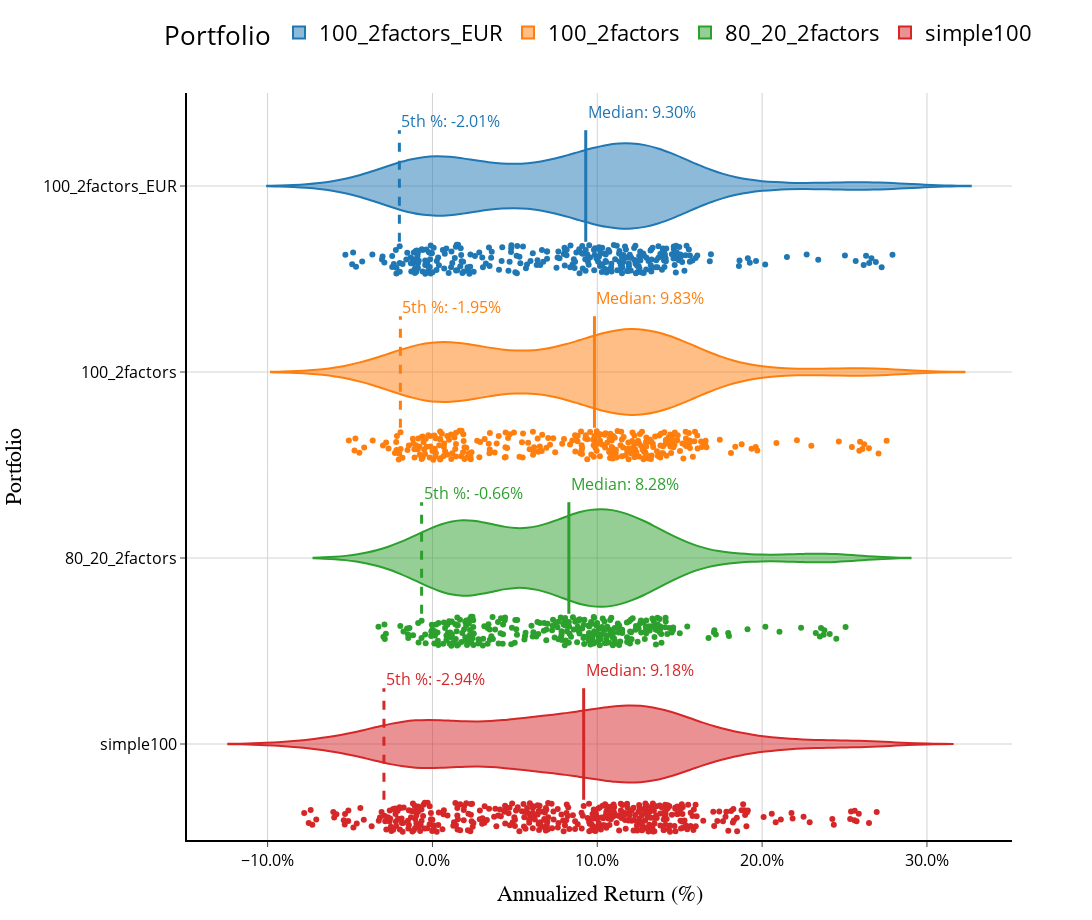

Notebook cell for this chart:
### Code cell
plot_return_distributions_streamlit(final_results)

### Figure 1 — Plotly figure (JSON) as saved in the notebook; plotly's stock layout.template omitted (floating-point values rounded to 4 significant figures; data arrays with more than 128 entries replaced by an {"elided": "..."} marker saying what was removed)
{"data": [{"alignmentgroup": "True", "box": {"visible": false}, "hoveron": "points+kde", "hovertemplate": "Portfolio=%{y}<br>Return=%{x}<extra></extra>", "legendgroup": "100_2factors_EUR", "marker": {"color": "#1f77b4"}, "name": "100_2factors_EUR", "offsetgroup": "100_2factors_EUR", "orientation": "h", "points": "all", "scalegroup": "True", "showlegend": true, "type": "violin", "x": {"elided": "299 float values"}, "x0": " ", "xaxis": "x", "y": {"elided": "299 str values"}, "y0": " ", "yaxis": "y"}, {"alignmentgroup": "True", "box": {"visible": false}, "hoveron": "points+kde", "hovertemplate": "Portfolio=%{y}<br>Return=%{x}<extra></extra>", "legendgroup": "100_2factors", "marker": {"color": "#ff7f0e"}, "name": "100_2factors", "offsetgroup": "100_2factors", "orientation": "h", "points": "all", "scalegroup": "True", "showlegend": true, "type": "violin", "x": {"elided": "299 float values"}, "x0": " ", "xaxis": "x", "y": {"elided": "299 str values"}, "y0": " ", "yaxis": "y"}, {"alignmentgroup": "True", "box": {"visible": false}, "hoveron": "points+kde", "hovertemplate": "Portfolio=%{y}<br>Return=%{x}<extra></extra>", "legendgroup": "80_20_2factors", "marker": {"color": "#2ca02c"}, "name": "80_20_2factors", "offsetgroup": "80_20_2factors", "orientation": "h", "points": "all", "scalegroup": "True", "showlegend": true, "type": "violin", "x": {"elided": "299 float values"}, "x0": " ", "xaxis": "x", "y": {"elided": "299 str values"}, "y0": " ", "yaxis": "y"}, {"alignmentgroup": "True", "box": {"visible": false}, "hoveron": "points+kde", "hovertemplate": "Portfolio=%{y}<br>Return=%{x}<extra></extra>", "legendgroup": "simple100", "marker": {"color": "#d62728"}, "name": "simple100", "offsetgroup": "simple100", "orientation": "h", "points": "all", "scalegroup": "True", "showlegend": true, "type": "violin", "x": {"elided": "417 float values"}, "x0": " ", "xaxis": "x", "y": {"elided": "417 str values"}, "y0": " ", "yaxis": "y"}], "layout": {"annotations": [{"font": {"color": "#d62728", "size": 16}, "showarrow": false, "text": "Median: 9.18%", "x": 0.09175, "xanchor": "left", "y": 0.4}, {"font": {"color": "#d62728", "size": 16}, "showarrow": false, "text": "5th %: -2.94%", "x": -0.02943, "xanchor": "left", "y": 0.35}, {"font": {"color": "#2ca02c", "size": 16}, "showarrow": false, "text": "Median: 8.28%", "x": 0.08276, "xanchor": "left", "y": 1.4}, {"font": {"color": "#2ca02c", "size": 16}, "showarrow": false, "text": "5th %: -0.66%", "x": -0.006582, "xanchor": "left", "y": 1.35}, {"font": {"color": "#ff7f0e", "size": 16}, "showarrow": false, "text": "Median: 9.83%", "x": 0.09829, "xanchor": "left", "y": 2.4}, {"font": {"color": "#ff7f0e", "size": 16}, "showarrow": false, "text": "5th %: -1.95%", "x": -0.01946, "xanchor": "left", "y": 2.35}, {"font": {"color": "#1f77b4", "size": 16}, "showarrow": false, "text": "Median: 9.30%", "x": 0.093, "xanchor": "left", "y": 3.4}, {"font": {"color": "#1f77b4", "size": 16}, "showarrow": false, "text": "5th %: -2.01%", "x": -0.02006, "xanchor": "left", "y": 3.35}], "font": {"color": "black"}, "height": 920, "legend": {"font": {"size": 22}, "orientation": "h", "title": {"text": "Portfolio"}, "tracegroupgap": 0, "x": 0.5, "xanchor": "center", "y": 1.05, "yanchor": "bottom"}, "margin": {"t": 60}, "shapes": [{"line": {"color": "#d62728", "width": 3}, "opacity": 1, "type": "line", "x0": 0.09175, "x1": 0.09175, "xref": "x", "y0": -0.3, "y1": 0.3, "yref": "y"}, {"line": {"color": "#d62728", "dash": "dash", "width": 3}, "opacity": 1, "type": "line", "x0": -0.02943, "x1": -0.02943, "xref": "x", "y0": -0.3, "y1": 0.3, "yref": "y"}, {"line": {"color": "#2ca02c", "width": 3}, "opacity": 1, "type": "line", "x0": 0.08276, "x1": 0.08276, "xref": "x", "y0": 0.7, "y1": 1.3, "yref": "y"}, {"line": {"color": "#2ca02c", "dash": "dash", "width": 3}, "opacity": 1, "type": "line", "x0": -0.006582, "x1": -0.006582, "xref": "x", "y0": 0.7, "y1": 1.3, "yref": "y"}, {"line": {"color": "#ff7f0e", "width": 3}, "opacity": 1, "type": "line", "x0": 0.09829, "x1": 0.09829, "xref": "x", "y0": 1.7, "y1": 2.3, "yref": "y"}, {"line": {"color": "#ff7f0e", "dash": "dash", "width": 3}, "opacity": 1, "type": "line", "x0": -0.01946, "x1": -0.01946, "xref": "x", "y0": 1.7, "y1": 2.3, "yref": "y"}, {"line": {"color": "#1f77b4", "width": 3}, "opacity": 1, "type": "line", "x0": 0.093, "x1": 0.093, "xref": "x", "y0": 2.7, "y1": 3.3, "yref": "y"}, {"line": {"color": "#1f77b4", "dash": "dash", "width": 3}, "opacity": 1, "type": "line", "x0": -0.02006, "x1": -0.02006, "xref": "x", "y0": 2.7, "y1": 3.3, "yref": "y"}], "title": {"text": " "}, "violingap": 0.25, "violinmode": "overlay", "width": 1200, "xaxis": {"anchor": "y", "domain": [0, 1], "gridcolor": "lightgray", "linecolor": "black", "linewidth": 2, "showgrid": true, "tickfont": {"color": "black", "size": 16}, "tickformat": ".1%", "title": {"font": {"color": "black", "family": "Arial", "size": 22}, "text": "Annualized Return (%)"}}, "yaxis": {"anchor": "x", "categoryarray": ["simple100", "80_20_2factors", "100_2factors", "100_2factors_EUR"], "categoryorder": "array", "domain": [0, 1], "gridcolor": "lightgray", "linecolor": "black", "linewidth": 2, "showgrid": true, "tickfont": {"color": "black", "size": 16}, "title": {"font": {"color": "black", "family": "Arial", "size": 22}, "text": "Portfolio"}}}}
